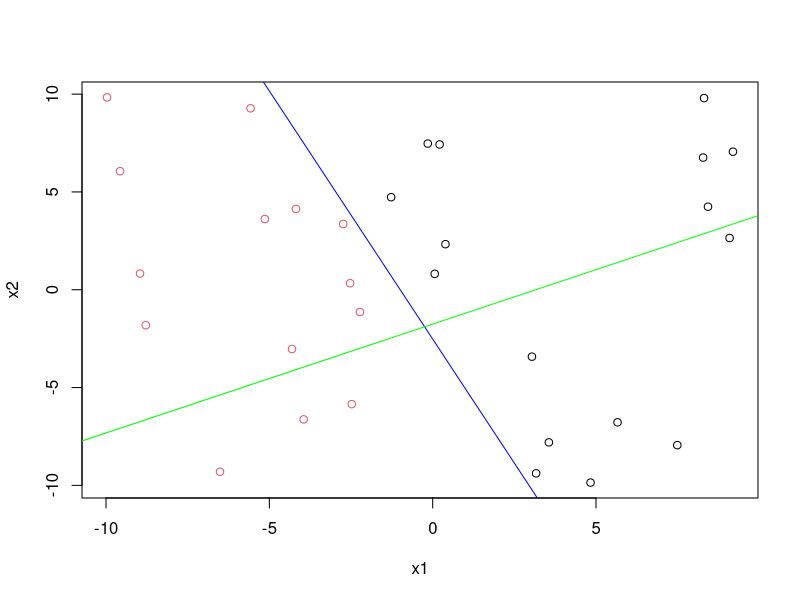

Source code (R): (Note: this script raises an error after producing the figure.)
###Perceptron playing

add_boundary <- function(w, color='red'){
  w <- as.numeric(w)  
  
  b = w[1]
  w1 = w[2]
  w2 = w[3]
  
  slope = -(w1/w2)
  intercept = -(b/w2)
  abline(a=intercept, b=slope, col=color)
}

activate <- function(df,w){ 
  #df should be of shape m x n
  #w should be of shape 1 x n
  activation <- apply(df, 1, function(x) sum(x*w))
  return(ifelse(activation > 0, 1, -1))
}


#### GENERATE THE DATA ####

#randomly choose the TRUE parameters
w_true <- runif(3, -5, 5)

#generate random data for classification
x0 <- rep(1, 30)
x1 <- runif(30, -10, 10)
x2 <- runif(30,-10,10)
df <- data.frame(x0, x1, x2) #put in a data frame

f_class <- activate(df, w_true) #get true classifications using w_true

#plot data
plot(x1,x2, col=factor(f_class))
add_boundary(w_true, color='blue')

#### LEARNING ####

#randomly initialize estimate parameters
w_guess <- runif(3, -.5, .5)
add_boundary(w_guess, color='green') #plot current hypothesis
g_class <- activate(df, w_guess) #stores classifications with current w_guess

## Start PLA ###

#max_iter <- 100 #maximum number of iterations
#n_misses <- rep(NA, 100) #because R

while(!all(g_class==f_class)){ #while there are mis-classifications
  
  #randomly choose a mis-classified example
  mis_classifs <- df[g_class != f_class,]  
  
  rand_choice <- if(nrow(mis_classifs)==1){
    as.numeric(rownames(mis_classifs))
  }else{
    sample(as.numeric(rownames(mis_classifs)),1) #choose one of the misclassed rows
  }
  
  #update the weights
  w_guess <- w_guess + f_class[rand_choice]*as.vector(mis_classifs[rownames(mis_classifs)==rand_choice,])
  
  g_class <- activate(df, w_guess)
  
  add_boundary(w_guess, color='pink')
  
  readline("Press <return> to continue") 
}